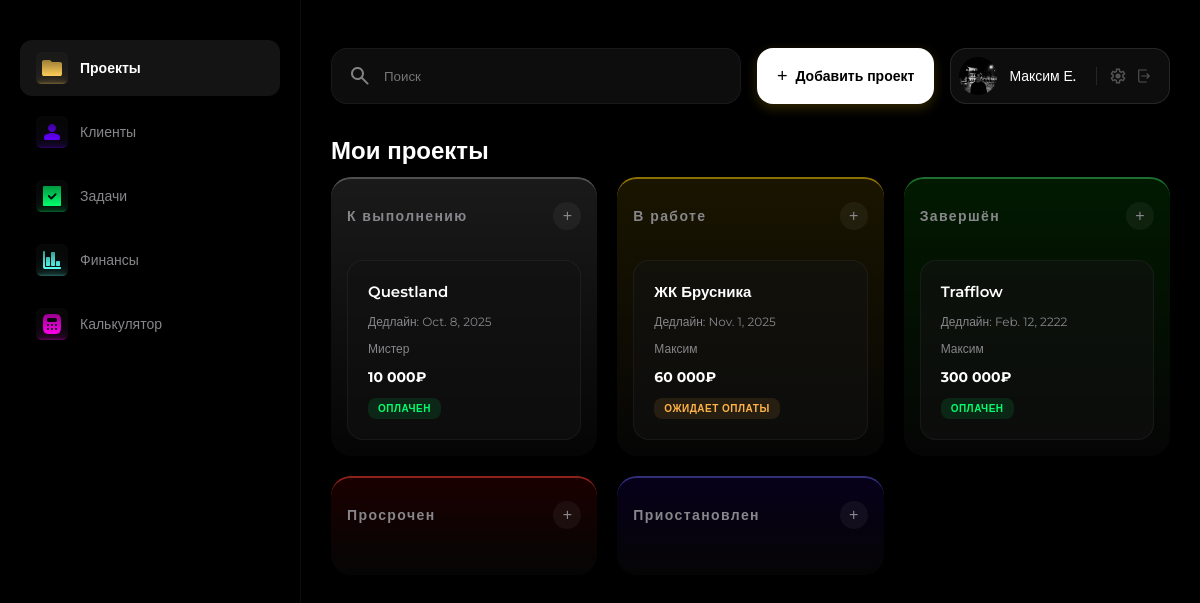
The app's page /, older data.
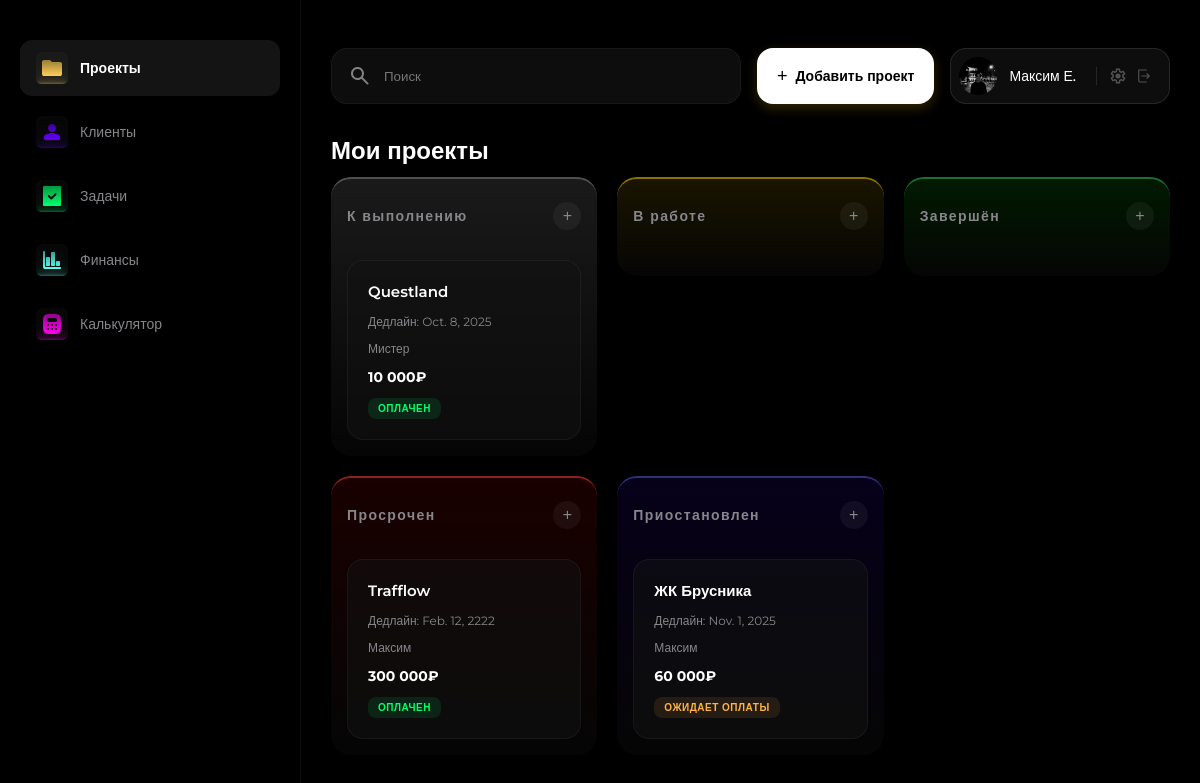
The same page, newer data.
### crm/models.py (models this page shows, shortened)
class Project(models.Model):
    STATUS_CHOICES = (
        ('planned', 'К выполнению'),
        ('inwork', 'В работе'),
        ('done', 'Завершён'),
        ('overdue', 'Просрочен'),
        ('paused', 'Приостановлен'),
    )
    PAYMENT_CHOICES = (
        ('paid', 'Оплачен'),
        ('not_paid', 'Не оплачен'),
        ('pending', 'Ожидает оплаты'),
    )
    title = models.CharField(max_length=200, verbose_name="Название проекта")
    client = models.ForeignKey(
        Client,
        on_delete=models.SET_NULL,
        null=True,
        blank=True,
        related_name='projects',
        verbose_name="Клиент"
    )
    description = models.TextField(blank=True, null=True, verbose_name="Описание проекта")
    status = models.CharField(max_length=20, choices=STATUS_CHOICES, default='planned', verbose_name="Статус")
    budget = models.DecimalField(max_digits=10, decimal_places=2, null=True, blank=True, verbose_name="Бюджет")
    start_date = models.DateField(null=True, blank=True, verbose_name="Дата начала")
    end_date = models.DateField(null=True, blank=True, verbose_name="Дата завершения")
    payment_status = models.CharField(max_length=20, choices=PAYMENT_CHOICES, default='not-paid', verbose_name="Оплата")
    order = models.PositiveIntegerField(default=0, verbose_name="Позиция")
    def get_payment_status_display(self):
        return dict(self.PAYMENT_CHOICES).get(self.payment_status, '—')
    class Meta:
        ordering = ['status', 'order', 'id']

class Client(models.Model):
    name = models.CharField(max_length=200, verbose_name="Имя/Компания")
    contact_person = models.CharField(max_length=200, blank=True, null=True, verbose_name="Контактное лицо")
    email = models.EmailField(blank=True, null=True, verbose_name="Email")
    phone = models.CharField(max_length=20, blank=True, null=True, verbose_name="Телефон")
    telegram = models.CharField(max_length=100, blank=True, null=True, verbose_name="Telegram")
    is_vip = models.BooleanField(default=False, verbose_name="VIP статус")
    created_at = models.DateTimeField(auto_now_add=True, verbose_name="Дата добавления")
    class Meta:
        verbose_name = "Клиент"
        verbose_name_plural = "Клиенты"
        ordering = ['name']

### crm/views.py (the view)
# urls.py: path('', views.projects, name='projects'),
def projects(request):
    planned = Project.objects.filter(status='planned').order_by('order', 'id')
    inwork  = Project.objects.filter(status='inwork').order_by('order', 'id')
    done    = Project.objects.filter(status='done').order_by('order', 'id')
    overdue = Project.objects.filter(status='overdue').order_by('order', 'id')
    paused  = Project.objects.filter(status='paused').order_by('order', 'id')
    return render(request, 'projects.html', {
        'planned': planned,
        'inwork': inwork,
        'done': done,
        'overdue': overdue,
        'paused': paused,
    })

### crm/templatetags/format_currency.py (called while the page is built)
@register.filter
def format_currency(value):
    try:
        value = int(float(value))
        formatted = f"{value:,}".replace(",", " ") + "₽"
        return formatted
    except (ValueError, TypeError):
        return "—"

### templates/projects.html (shortened to what the changed rows need)
{% extends 'base.html' %}
{% load static format_currency %}
{% block content %}
<link rel="stylesheet" href="{% static 'css/main.css' %}">
<h1>Мои проекты</h1>
<div class="kanban-board" data-model="Project" data-update-url="/update_status/">
    <div class="kanban-column" data-status="planned">
        <div class="kanban-column-header">
            <h2>К выполнению</h2>
        </div>
        <div class="kanban-cards">
            {% for project in planned %}
                <div class="project-card" draggable="true" data-id="{{ project.id }}" data-model="Project" data-url="{% url 'project_detail' project.id %}">
                    <div class="title">{{ project.title }}</div>
                    <div class="deadline">Дедлайн: {{ project.end_date|default:"—" }}</div>
                    <div class="client">{{ project.client.name|default:"Нет клиента" }}</div>
                    <div class="cost">{{ project.budget|format_currency|default:"—" }}</div>
                    <div class="payment-status {{ project.payment_status|default:'not-paid' }}">
                        {{ project.get_payment_status_display|default:"Не оплачен" }}
                    </div>
                </div>
            {% endfor %}
        </div>
    </div>
    <div class="kanban-column" data-status="inwork">
        <div class="kanban-column-header">
            <h2>В работе</h2>
        </div>
        <div class="kanban-cards">
            {% for project in inwork %}
                <div class="project-card" draggable="true" data-id="{{ project.id }}" data-model="Project" data-url="{% url 'project_detail' project.id %}">
                    <div class="title">{{ project.title }}</div>
                    <div class="deadline">Дедлайн: {{ project.end_date|default:"—" }}</div>
                    <div class="client">{{ project.client.name|default:"Нет клиента" }}</div>
                    <div class="cost">{{ project.budget|format_currency|default:"—" }}</div>
                    <div class="payment-status {{ project.payment_status|default:'not-paid' }}">
                        {{ project.get_payment_status_display|default:"Не оплачен" }}
                    </div>
                </div>
            {% endfor %}
        </div>
    </div>
    <div class="kanban-column" data-status="done">
        <div class="kanban-column-header">
            <h2>Завершён</h2>
        </div>
        <div class="kanban-cards">
            {% for project in done %}
                <div class="project-card" draggable="true" data-id="{{ project.id }}" data-model="Project" data-url="{% url 'project_detail' project.id %}">
                    <div class="title">{{ project.title }}</div>
                    <div class="deadline">Дедлайн: {{ project.end_date|default:"—" }}</div>
                    <div class="client">{{ project.client.name|default:"Нет клиента" }}</div>
                    <div class="cost">{{ project.budget|format_currency|default:"—" }}</div>
                    <div class="payment-status {{ project.payment_status|default:'not-paid' }}">
                        {{ project.get_payment_status_display|default:"Не оплачен" }}
                    </div>
                </div>
            {% endfor %}
        </div>
    </div>
    <div class="kanban-column" data-status="overdue">
        <div class="kanban-column-header">
            <h2>Просрочен</h2>
        </div>
        <div class="kanban-cards">
            {% for project in overdue %}
                <div class="project-card" draggable="true" data-id="{{ project.id }}" data-model="Project" data-url="{% url 'project_detail' project.id %}">
                    <div class="title">{{ project.title }}</div>
                    <div class="deadline">Дедлайн: {{ project.end_date|default:"—" }}</div>
                    <div class="client">{{ project.client.name|default:"Нет клиента" }}</div>
                    <div class="cost">{{ project.budget|format_currency|default:"—" }}</div>
                    <div class="payment-status {{ project.payment_status|default:'not-paid' }}">
                        {{ project.get_payment_status_display|default:"Не оплачен" }}
                    </div>
                </div>
            {% endfor %}
        </div>
    </div>
    <div class="kanban-column" data-status="paused">
        <div class="kanban-column-header">
            <h2>Приостановлен</h2>
        </div>
        <div class="kanban-cards">
            {% for project in paused %}
                <div class="project-card" draggable="true" data-id="{{ project.id }}" data-model="Project" data-url="{% url 'project_detail' project.id %}">
                    <div class="title">{{ project.title }}</div>
                    <div class="deadline">Дедлайн: {{ project.end_date|default:"—" }}</div>
                    <div class="client">{{ project.client.name|default:"Нет клиента" }}</div>
                    <div class="cost">{{ project.budget|format_currency|default:"—" }}</div>
                    <div class="payment-status {{ project.payment_status|default:'not-paid' }}">
                        {{ project.get_payment_status_display|default:"Не оплачен" }}
                    </div>
                </div>
            {% endfor %}
        </div>
    </div>
</div>
{% endblock %}

Row changes from the older to the newer data that the page shows:
changed Project "Trafflow": moves from the list under "Завершён" to the list under "Просрочен"
changed Project "ЖК Брусника": moves from the list under "В работе" to the list under "Приостановлен"
